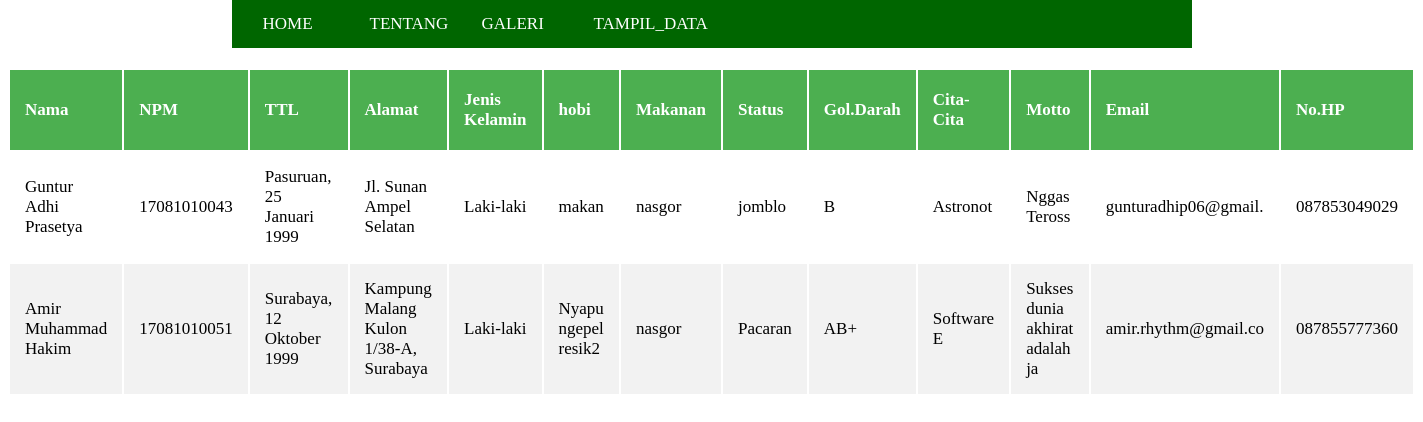
The page /form.php on the database its author committed.
### tables this page shows
CREATE TABLE `mhs` (
  `nama` VARCHAR(100) DEFAULT NULL,
  `npm` VARCHAR(20) NOT NULL,
  `ttl` VARCHAR(100) DEFAULT NULL,
  `alamat` varchar(200) DEFAULT NULL,
  `jl` VARCHAR(10) DEFAULT NULL,
  `hobi` VARCHAR(20) DEFAULT NULL,
  `makan` VARCHAR(10) DEFAULT NULL,
  `status` VARCHAR(10) DEFAULT NULL,
  `agama` VARCHAR(10) DEFAULT NULL,
  `darah` VARCHAR(5) DEFAULT NULL,
  `cita` VARCHAR(10) DEFAULT NULL,
  `motto` VARCHAR(30) DEFAULT NULL,
  `email` VARCHAR(20) DEFAULT NULL,
  `hp` VARCHAR(15) DEFAULT NULL
  
);

### conn.php (called while the page is built, shortened)
<?php
function connection() {
   $dbServer = 'localhost';
   $dbUser = 'root';
   $dbPass = '';
   $dbName = "mhs";
   $conn = mysqli_connect($dbServer, $dbUser, $dbPass);
   mysqli_select_db($conn,$dbName);
   return $conn;
}

### form.php (the view, shortened to what this page needs)
<?php
  include ('conn.php');
?>
<!DOCTYPE html>
<html lang="en">
<head>
    <link rel="stylesheet" type="text/css" href="960_12_col.css">
    <link rel="stylesheet" type="text/css" href="Index.css">
</head>
<body>
<div class="container_12">
    <ul>
        <li><a class="grid_1" href="<?php echo "index.php"; ?>">HOME</a></li>
        <li><a class="grid_1" href="#about">TENTANG</a></li>
        <li><a class="grid_1" href="#galeri">GALERI</a></li>
        <li><a class= "grid_1"href="<?php echo "form.php"; ?>">TAMPIL_DATA</a></li>
    </ul>
    <br><br><br>
    </div>
<div>
    <table>
        <thead>
            <tr>
            <th>Nama</th>
            <th>NPM</th>
            <th>TTL</th>
            <th>Alamat</th>
            <th>Jenis Kelamin</th>
            <th>hobi</th>
            <th>Makanan</th>
            <th>Status</th>
            <th>Gol.Darah</th>
            <th>Cita-Cita</th>
            <th>Motto</th>
            <th>Email</th>
            <th>No.HP</th>
            </tr>
        </thead>
        <tbody>
                <?php
                  $query = "SELECT * FROM mhs";
                  $result = mysqli_query(connection(),$query);
                 ?>
                 <?php while($data = mysqli_fetch_array($result)): ?>
                  <tr>
                    <td><?php echo $data['nama'];  ?></td>
                    <td><?php echo $data['npm'];  ?></td>
                    <td><?php echo $data['ttl'];  ?></td>
                    <td><?php echo $data['alamat'];  ?></td>
                    <td><?php echo $data['jl'];  ?></td>
                    <td><?php echo $data['hobi'];  ?></td>
                    <td><?php echo $data['makan'];  ?></td>
                    <td><?php echo $data['status'];  ?></td>
                    <td><?php echo $data['darah'];  ?></td>
                    <td><?php echo $data['cita'];  ?></td>
                    <td><?php echo $data['motto'];  ?></td>
                    <td><?php echo $data['email'];  ?></td>
                    <td><?php echo $data['hp'];  ?></td>
                  </tr>
                 <?php endwhile ?>
        </table>
</div>
</body>
</html>

### 960_12_col.css (style rules this page uses)
body { min-width: 960px; }
.container_12 { margin-left: auto; margin-right: auto; width: 960px; }
.grid_1, .grid_2, .grid_3, .grid_4, .grid_5, .grid_6, .grid_7, .grid_8, .grid_9, .grid_10, .grid_11, .grid_12 { display: inline; float: left; margin-left: 10px; margin-right: 10px; }
.container_12 .grid_1 { width: 60px; }
.clearfix:before, .clearfix:after, .container_12:before, .container_12:after { content: '.'; display: block; overflow: hidden; visibility: hidden; font-size: 0; line-height: 0; width: 0; height: 0; }
.clearfix:after, .container_12:after { clear: both; }
.clearfix, .container_12 { zoom: 1; }

### Index.css (style rules this page uses)
body { font-size: 17px; }
ul { position: fixed; top: 0; width: 960px; list-style-type: none; margin: 0; padding: 0; overflow: hidden; background-color: #006600; }
li { float: left; }
li a { display: block; color: white; text-align: center; padding: 14px 16px; text-decoration: none; }

### form.php (style rules this page uses)
table { width :100%; }
th, td { height:50px; padding: 15px; text-align: left; }
tr:nth-child(even) { background-color: #f2f2f2 }
th { background-color: #4CAF50; color: white; }

### rows shown on the page
mhs: nama "Guntur Adhi Prasetya", npm "17081010043", ttl "Pasuruan, 25 Januari 1999", alamat "Jl. Sunan Ampel Selatan", jl "Laki-laki", hobi "makan", makan "nasgor", status "jomblo", darah "B", cita "Astronot", motto "Nggas Teross", email "gunturadhip06@gmail.", hp "087853049029"
mhs: nama "Amir Muhammad Hakim", npm "17081010051", ttl "Surabaya, 12 Oktober 1999", alamat "Kampung Malang Kulon 1/38-A, Surabaya", jl "Laki-laki", hobi "Nyapu ngepel resik2", makan "nasgor", status "Pacaran", darah "AB+", cita "Software E", motto "Sukses dunia akhirat adalah ja", email "amir.rhythm@gmail.co", hp "087855777360"
